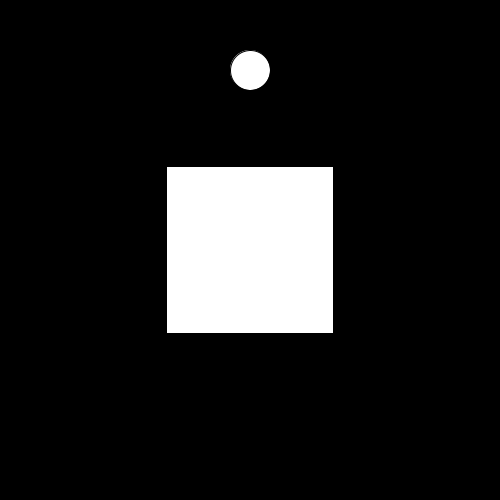
Frame 1 (no input)
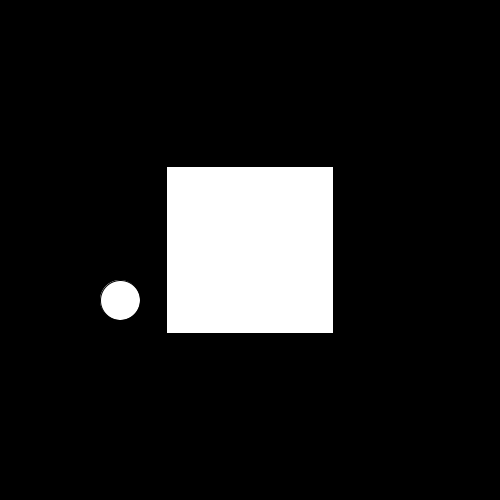
Frame 60 (the mouse pressed at the canvas centre just before this capture)
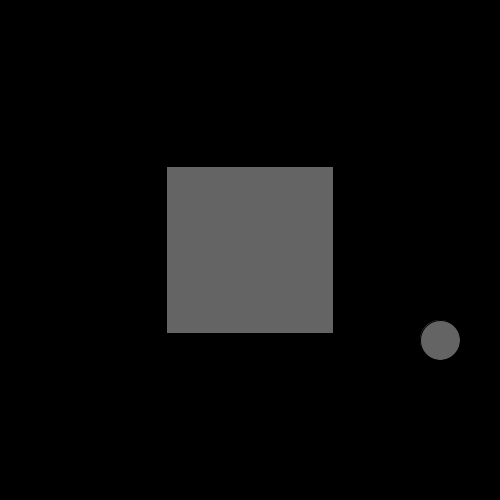
Frame 120 (the mouse held since frame 60 and released just before this capture)

The Processing sketch that drew these frames (run headless with seeded random() and noise(); from frame 60 on, the mouse is pressed at the canvas centre):

// Processing sketch: Lab_2
// ── Lab_2.pde
void setup(){
  size(500,500);
}

float boxX = 0.3333;
float boxY = 0.3333;
boolean toggle = false;

int dx = 250;
int dy = 70;
int vx = 10;
int vy = 10;

void draw(){
 background(0);
  
  
  
  rect(width*boxX,height*boxY,width*boxX,height*boxY);


  ellipse(dx,dy,40,40);
  
  dx+= vx;
  if(dx < 25 || dx > 475) vx = -vx;
  
  dy+= vy;
  if(dy < 25 || dy > 475) vy = -vy;
   
}

void mousePressed(){
  if(toggle && mouseX >= width*boxX && mouseX <= width*(boxX*2) && mouseY >= height*boxY && mouseY <= height*(boxY*2)) fill(0,0,100);
  else fill(100,100,100);
  
  toggle = !toggle;
       
}
